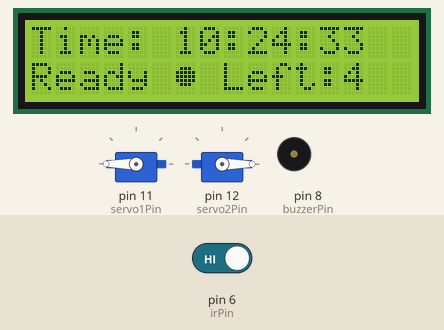
Bench run of a sketch on a simulated Arduino Uno, built with avr-gcc and run on an emulated ATmega328P. On the bench: 16×2 character LCD, 2 × servo, buzzer (waves = sounding, pin HIGH). The test bench sets the inputs (shaded band); at power-on: pin 6 (irPin) HIGH. The local clock reads 2024-03-15 10:24:30 at power-on unless the sketch sets it.

Above: at 3.2 s.
3.3 s: pin 6 (irPin) driven LOW
At 5.4 s:
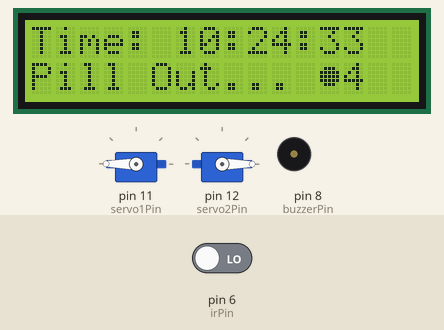
6.3 s: pin 6 (irPin) driven HIGH
At 8.0 s:
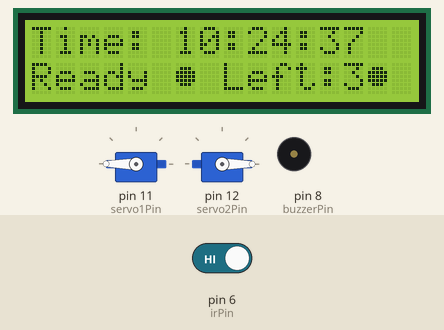
9.3 s: pin 6 (irPin) driven LOW
At 10.8 s:
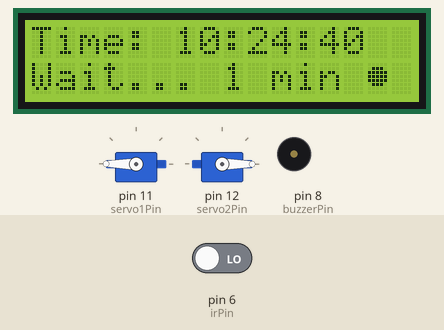
Timing chart, 0 to 63.7 s (numbered marks = the images above; inputs shaded):
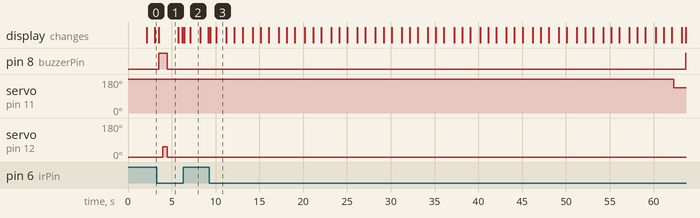

Measured:
- after the input at 3.3 s, pin 8 (buzzerPin): LOW → HIGH after 0.18 s, → LOW 1.0 s later; servo on pin 12 (servo2Pin): 0° → 55° after 0.70 s, → 0° 0.50 s later; the display: changes after 0.20 s (image 1)
- after the input at 6.3 s, the display: first changes after 0.11 s (image 2 shows a later state)
- after the input at 9.3 s, pin 8 (buzzerPin): LOW → HIGH after 54.4 s; the display: first changes after 0.09 s (image 3 shows a later state)
- what the display in image 1 shows lasts 2.2 s, from 3.5 s to 5.7 s
- what the display in image 2 shows lasts 1.1 s, from 7.1 s to 8.2 s

The sketch:

code1.ino
```cpp
#include <Wire.h>
#include <LiquidCrystal_I2C.h>
#include <RTClib.h>
#include <Servo.h>

// === Components ===
LiquidCrystal_I2C lcd(0x27, 16, 2);
RTC_DS3231 rtc;
Servo servo1; // Rotates every minute
Servo servo2; // Dispenses pill on hand detection

// === Pins ===
const int irPin = 6;
const int buzzerPin = 8;
const int servo1Pin = 11;
const int servo2Pin = 12;

// === Variables ===
int pillCount = 4;
unsigned long lastServo1Time = 0;
unsigned long lastDispenseTime = 0;
const unsigned long interval = 60UL * 1000UL; // 1 minute in milliseconds

// === Servo1 Rotation Positions ===
int servo1Positions[] = {180, 135, 90, 45};
int servo1Index = 0;

// === Pill Icon (custom character) ===
uint8_t pillChar[8] = {
  B00000,
  B01110,
  B11111,
  B11111,
  B11111,
  B01110,
  B00000,
  B00000
};

void setup() {
  Serial.begin(9600);
  lcd.init();
  lcd.backlight();

  lcd.createChar(0, pillChar);

  if (!rtc.begin()) {
    lcd.print("RTC not found!");
    while (1);
  }

  if (rtc.lostPower()) {
    rtc.adjust(DateTime(F(__DATE__), F(__TIME__)));
  }

  pinMode(irPin, INPUT);
  pinMode(buzzerPin, OUTPUT);

  servo1.attach(servo1Pin);
  servo2.attach(servo2Pin);
  servo1.write(servo1Positions[servo1Index]);
  servo2.write(0);

  lcd.clear();
  lcd.print("Dispenser Ready!");
  delay(2000);
  lcd.clear();

  lastServo1Time = millis();
  lastDispenseTime = millis() - interval;
}

void loop() {
  DateTime now = rtc.now();
  unsigned long currentMillis = millis();

  // === Display Time ===
  lcd.setCursor(0, 0);
  lcd.print("Time: ");
  printTime(now);

  // === Rotate Servo1 Every Minute ===
  if (currentMillis - lastServo1Time >= interval) {
    servo1Index = (servo1Index + 1) % 4;
    servo1.write(servo1Positions[servo1Index]);
    lastServo1Time = currentMillis;
  }

  // === IR Sensor + Dispense Logic ===
  int irVal = digitalRead(irPin);
  lcd.setCursor(0, 1);

  if (pillCount == 0) {
    lcd.print("Refill Pills Now ");
  } else if (irVal == LOW && currentMillis - lastDispenseTime >= interval) {
    digitalWrite(buzzerPin, HIGH);
    lcd.print("Pill Out... ");
    lcd.write(byte(0));
    delay(500);
    servo2.write(55);
    delay(500);
    servo2.write(0);
    digitalWrite(buzzerPin, LOW);

    pillCount--;
    lastDispenseTime = currentMillis;
    delay(1000);
  } else if (irVal == LOW && currentMillis - lastDispenseTime < interval) {
    lcd.print("Wait... 1 min ");
    lcd.write(byte(0));
  } else {
    lcd.print("Ready ");
    lcd.write(byte(0));
    lcd.print(" Left:");
    lcd.print(pillCount);
  }

  delay(200);
}

// === Helper: Print Time ===
void printTime(DateTime now) {
  if (now.hour() < 10) lcd.print('0');
  lcd.print(now.hour());
  lcd.print(':');
  if (now.minute() < 10) lcd.print('0');
  lcd.print(now.minute());
  lcd.print(':');
  if (now.second() < 10) lcd.print('0');
  lcd.print(now.second());
}
```
